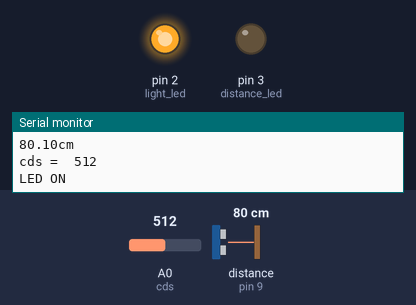
Bench run of a sketch on a simulated Arduino Uno, built with avr-gcc and run on an emulated ATmega328P. Shown: output pins drawn as LEDs (lit = HIGH), the last lines printed to the serial monitor. Wiring (inferred from the names in the program): ultrasonic range finder: trigger pin 8; echo pin 9. Inputs (shaded band) come from the test bench; at power-on: A0 (cds) = 512, distance to the obstacle (sensor on pin 9) 80 cm. The echo pulse lasts 58.3 µs per cm; pins used as bus, display or sensor lines are not drawn.

Above: at 1.3 s.
1.4 s: A0 (cds) set to 684
2.9 s: A0 (cds) set to 718
At 3.8 s:
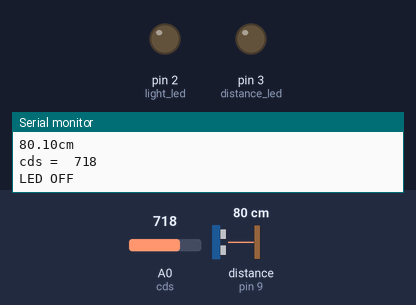
4.5 s: distance to the obstacle (sensor on pin 9) set to 12 cm
6.0 s: distance to the obstacle (sensor on pin 9) set to 9 cm
At 6.8 s:
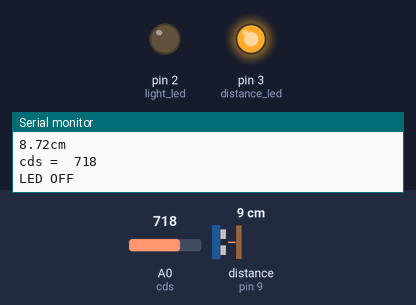
7.5 s: A0 (cds) set to 0
At 8.2 s:
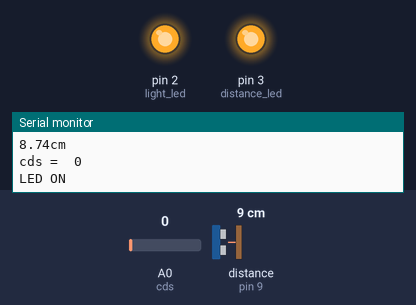
9.0 s: distance to the obstacle (sensor on pin 9) set to 35 cm
At 9.6 s:
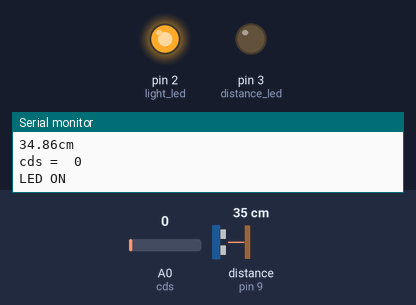
Timing chart, 0 to 11.5 s (numbered marks = the images above; inputs shaded):
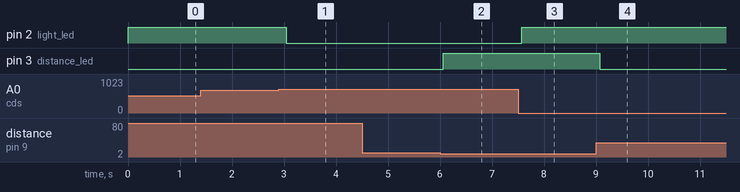

The sketch:

cognition.ino
```cpp
//초음파+조도

int trig = 8;
int echo = 9;
int distance_led = 3;
int light_led=2;
int cds = A0;

void setup() {
  Serial.begin(9600);
  pinMode(trig, OUTPUT);
  pinMode(echo, INPUT);
  pinMode(distance_led, OUTPUT);
  pinMode(light_led, OUTPUT);
}

void loop() {
  digitalWrite(trig, LOW);
  digitalWrite(echo, LOW);
  delayMicroseconds(2);
  digitalWrite(trig, HIGH);
  delayMicroseconds(10);
  digitalWrite(trig, LOW);

  unsigned long duration = pulseIn(echo, HIGH);
  int cdsValue = analogRead(cds);
  float distance = duration / 29.0 / 2.0;

  Serial.print(distance);
  Serial.println("cm");
  Serial.print("cds =  ");
  Serial.println(cdsValue);
  if (distance < 10) {
    digitalWrite(distance_led, HIGH);
  }
  else {
    digitalWrite(distance_led, LOW);
  }
   if (cdsValue < 700) {
    digitalWrite(light_led,50);
    Serial.println("LED ON");
   }
  else {
    digitalWrite(light_led, LOW);
    Serial.println("LED OFF");
  }
  delay(500);
}
```

Measured:
- the behaviour switches between 699 and 700 on A0 (cds) (found by bisection; images 0 and 1)
- the behaviour switches between 11 and 10 cm on distance to the obstacle (sensor on pin 9) (found by bisection; images 1 and 2)
- after the input at 2.9 s, pin 2 (light_led): HIGH → LOW after 0.14 s
- after the input at 6.0 s, pin 3 (distance_led): LOW → HIGH after 0.06 s
- after the input at 7.5 s, pin 2 (light_led): LOW → HIGH after 0.07 s
- after the input at 9.0 s, pin 3 (distance_led): HIGH → LOW after 0.08 s
